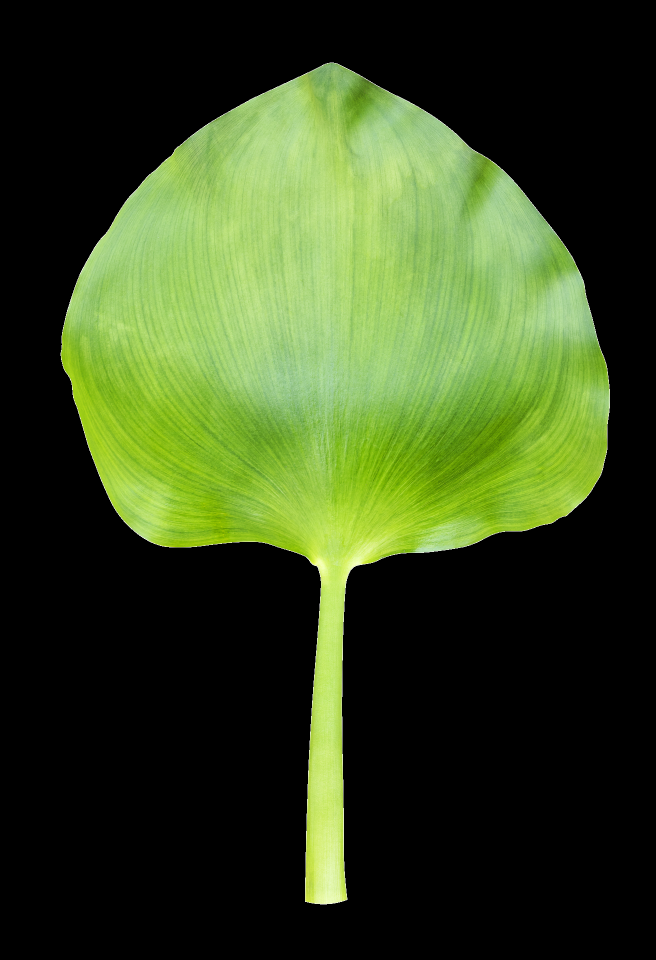
#> input picture Individual_Code/Henry Roux/Sample Data/Original-leaf-black.png, 1312 x 1920 px (shown at 1/2 size)
$ jupyter execute testing.ipynb
#> lines starting #> are read from the running program, lines starting #| are printed output that depends on the picture; after the words box and inside, x2 and y2 are one past the last pixel; in counts of white or black regions, pixels touching at a corner belong together
### Individual_Code/Henry Roux/LeafOutline.py
def leaf_outline(image_path):
    import cv2
    import numpy as np
    import matplotlib.pyplot as plt

    # Load the image
    image = cv2.imread(image_path)

    # Convert the image to HSV color space
    hsv_image = cv2.cvtColor(image, cv2.COLOR_BGR2HSV)

    # Create masks for the calibration cube, leaf, and scars
    green_lower = np.array([35, 40, 40])
    green_upper = np.array([85, 255, 255])

    # Create masks for the calibration leaf
    green_mask = cv2.inRange(hsv_image, green_lower, green_upper)

    # Find contours of the leaf
    leaf_contours, _ = cv2.findContours(green_mask, cv2.RETR_EXTERNAL, cv2.CHAIN_APPROX_SIMPLE)
    leaf_contour = max(leaf_contours, key=cv2.contourArea)

    # Optionally display the results visually
    cv2.drawContours(image, [leaf_contour], -1, (0, 255, 0), 2)

    return image, leaf_contour

### Individual_Code/Henry Roux/testing.ipynb
[cell 1]
# Import the necessary Libraries
import cv2
import numpy as np
import matplotlib.pyplot as plt

# Read image from disk.
# img = cv2.imread('leaf.jpg')
img = cv2.imread('Sample Data/Original-leaf-black.png')
#> img is the input picture: shape (1920, 1312, 3); mean B, G, R 30.5, 69, 52.9
# Convert BGR image to RGB
image_rgb = cv2.cvtColor(img, cv2.COLOR_BGR2RGB)

# Apply Canny edge detection
edges = cv2.Canny(image= image_rgb, threshold1=100, threshold2=700)
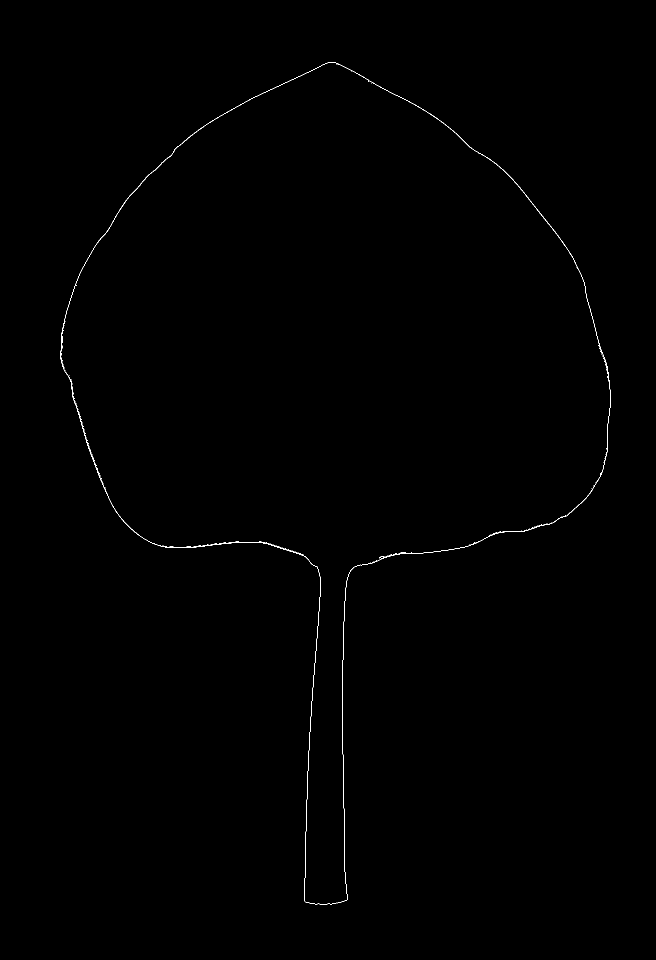
#> edges: shape (1920, 1312) (shown at 1/2 size); 0.21% white in thin lines or dots, all inside (x1, y1, x2, y2) = (120, 124, 1221, 1810)

# Create subplots
fig, axs = plt.subplots(1, 2, figsize=(7, 4))

# Plot the original image
axs[0].imshow(image_rgb)
axs[0].set_title('Original Image')

# Plot the blurred image
axs[1].imshow(edges)
axs[1].set_title('Image edges')

# Remove ticks from the subplots
for ax in axs:
    ax.set_xticks([])
    ax.set_yticks([])

# Display the subplots
plt.tight_layout()
plt.show()

[cell 2]
import cv2
import numpy as np
import matplotlib.pyplot as plt

# Load the image
image = cv2.imread('Leaf-with-scars-1.png')
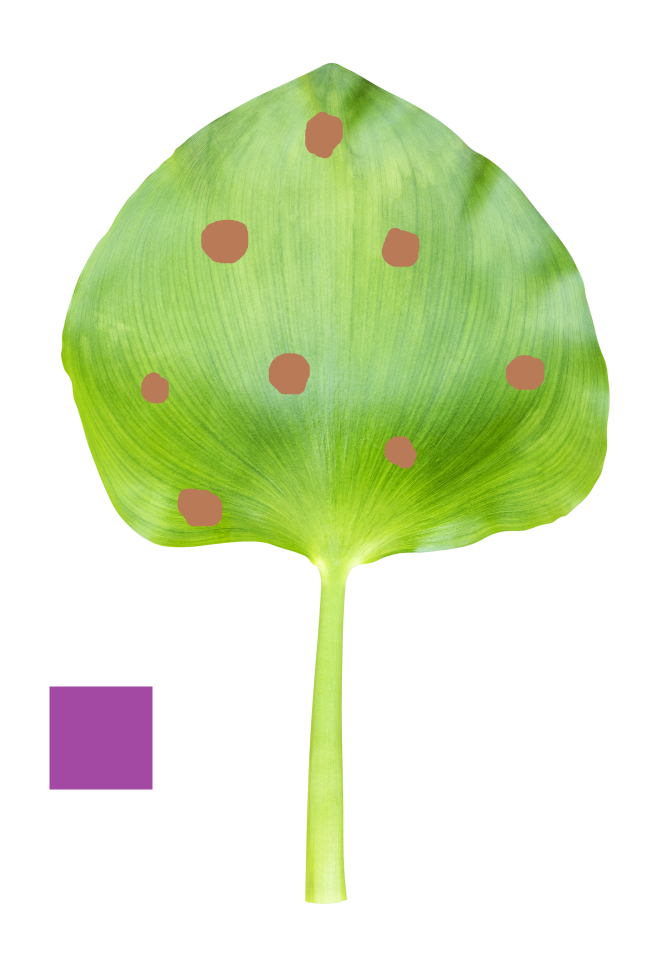
#> input picture Individual_Code/Henry Roux/Leaf-with-scars-1.png, 1312 x 1920 px (shown at 1/2 size)
#> image is the input picture: shape (1920, 1312, 3); mean B, G, R 196.5, 232.2, 219.4

plt.subplot(1, 2, 1)
plt.title('Original Image')
plt.imshow(cv2.cvtColor(image, cv2.COLOR_BGR2RGB))
plt.axis('off')

# Convert image to HSV color space for better color segmentation
hsv = cv2.cvtColor(image, cv2.COLOR_BGR2HSV)
#> hsv: shape (1920, 1312, 3); mean H, S, V 16.9, 51.9, 234.7

# Define color range for detecting brown scars
lower_brown = np.array([10, 100, 20])
upper_brown = np.array([20, 255, 200])

# Create a mask for brown color
mask = cv2.inRange(hsv, lower_brown, upper_brown)
#> mask: shape (1920, 1312); 1.5% white; 8 white regions

# Bitwise-AND mask and original image to keep only the brown parts (scars)
scar_result = cv2.bitwise_and(image, image, mask=mask)

# Find contours in the mask (scars)
scar_contours, _ = cv2.findContours(mask, cv2.RETR_EXTERNAL, cv2.CHAIN_APPROX_SIMPLE)
#> scar_contours = 8 contours; box (x1, y1, x2, y2) and area: (403, 440, 496, 526) 6566, (356, 978, 444, 1052) 5374, (538, 707, 619, 788) 5346, (611, 224, 685, 316) 5170, (764, 456, 838, 533) 4540, (1012, 711, 1088, 779) 4248, (770, 873, 833, 936) 2962, (283, 745, 337, 806) 2610

# Draw scar contours on the original image
cv2.drawContours(image, scar_contours, -1, (0, 0, 255), 2)
#> image: shape (1920, 1312, 3); 0.26% of pixels changed, all inside (x1, y1, x2, y2) = (282, 223, 1089, 1053)

# Show the image with the identified scars
# cv2.imshow('Leaf with Scars', image)
# cv2.waitKey(0)

# Save the result with scars highlighted
# cv2.imwrite('leaf_with_scars.jpg', image)

cv2.destroyAllWindows()

# Display the segmented image
plt.subplot(1, 2, 2)
plt.title('Leaf with Scars')
plt.imshow(cv2.cvtColor(image, cv2.COLOR_BGR2RGB))
plt.axis('off')

plt.show()

[cell 3]
# Python program to illustrate foreground extraction using GrabCut algorithm

# organize imports
import numpy as np
import cv2
from matplotlib import pyplot as plt

# path to input image specified and
# image is loaded with imread command
# image = cv2.imread('leaf.jpg')
image = cv2.imread('Sample Data/Original-leaf-black.png')

# create a simple mask image similar
# to the loaded image, with the
# shape and return type
mask = np.zeros(image.shape[:2], np.uint8)

# specify the background and foreground model
# using numpy the array is constructed of 1 row
# and 65 columns, and all array elements are 0
# Data type for the array is np.float64 (default)
backgroundModel = np.zeros((1, 65), np.float64)
foregroundModel = np.zeros((1, 65), np.float64)

# define the Region of Interest (ROI)
# as the coordinates of the rectangle
# where the values are entered as
# (startingPoint_x, startingPoint_y, width, height)
# these coordinates are according to the input image
# it may vary for different images
rectangle = (0, 100, 1280, 960)

# apply the grabcut algorithm with appropriate
# values as parameters, number of iterations = 3
# cv2.GC_INIT_WITH_RECT is used because
# of the rectangle mode is used
cv2.grabCut(image, mask, rectangle,
			backgroundModel, foregroundModel,
			3, cv2.GC_INIT_WITH_RECT)

# In the new mask image, pixels will
# be marked with four flags
# four flags denote the background / foreground
# mask is changed, all the 0 and 2 pixels
# are converted to the background
# mask is changed, all the 1 and 3 pixels
# are now the part of the foreground
# the return type is also mentioned,
# this gives us the final mask
mask2 = np.where((mask == 2)|(mask == 0), 0, 1).astype('uint8')

# The final mask is multiplied with
# the input image to give the segmented image.
image_segmented = image * mask2[:, :, np.newaxis]

# output segmented image with colorbar
plt.subplot(1, 2, 1)
plt.title('Original Image')
plt.imshow(cv2.cvtColor(image, cv2.COLOR_BGR2RGB))
plt.axis('off')

# Display the segmented image
plt.subplot(1, 2, 2)
plt.title('Segmented Image')
plt.imshow(cv2.cvtColor(image_segmented, cv2.COLOR_BGR2RGB))
plt.axis('off')

plt.show()
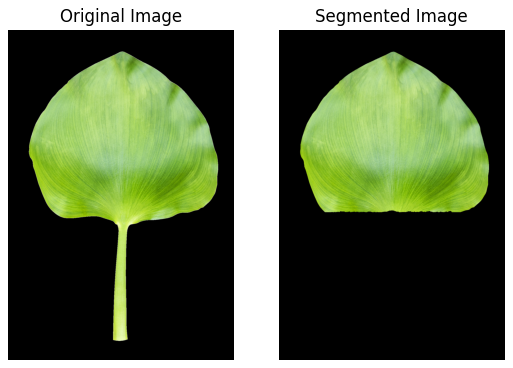
#> figure drawn by matplotlib, 2 panels

[cell 4]
from matplotlib import pyplot as plt

image_rgb = cv2.cvtColor(image_segmented, cv2.COLOR_BGR2RGB)

# Apply Canny edge detection
edges = cv2.Canny(image= image_rgb, threshold1=100, threshold2=700)
#> edges: shape (1920, 1312); 0.14% white in thin lines or dots, all inside (x1, y1, x2, y2) = (122, 125, 1220, 1061)

# Create subplots
fig, axs = plt.subplots(1, 2, figsize=(7, 4))

# Plot the original image
axs[0].imshow(image_rgb)
axs[0].set_title('Original Image')

# Plot the blurred image
axs[1].imshow(edges)
axs[1].set_title('Image edges')

# Remove ticks from the subplots
for ax in axs:
    ax.set_xticks([])
    ax.set_yticks([])

# Display the subplots
plt.tight_layout()
plt.show()

# Test "LeafOutline.py" file's function

[cell 5]
from LeafOutline import leaf_outline

image, leaf_contour = leaf_outline("Sample Data/Original-leaf-black.png")
#> in leaf_outline, `hsv_image = cv2.cvtColor(image, cv2.COLOR_BGR2HSV)`: hsv_image: shape (1920, 1312, 3); mean H, S, V 14.8, 49.7, 69
#> in leaf_outline, `green_mask = cv2.inRange(hsv_image, green_lower, green_upper)`: green_mask: shape (1920, 1312); 34.1% white; 13 white regions (11 under 20 px)
#> in leaf_outline, `leaf_contours, _ = cv2.findContours(green_mask, cv2.RETR_EXTERNAL, cv2..`: leaf_contours = 13 contours, 12 with area under 20; largest, box (x1, y1, x2, y2) and area: (122, 126, 1219, 1808) 857628
#> in leaf_outline, `leaf_contour = max(leaf_contours, key=cv2.contourArea)`: leaf_contour = contour of 1885 points, box (x1, y1, x2, y2) (122, 126, 1219, 1808), area 857628
#> in leaf_outline, `cv2.drawContours(image, [leaf_contour], -1, (0, 255, 0), 2)`: image: shape (1920, 1312, 3); 0.64% of pixels changed, all inside (x1, y1, x2, y2) = (121, 125, 1220, 1809)


import cv2
import matplotlib.pyplot as plt

# Display the segmented image
plt.subplot(1, 2, 1)
plt.title('Original Image')
plt.imshow(cv2.cvtColor(image, cv2.COLOR_BGR2RGB))
plt.axis('off')

[cell 6]
from LeafOutline import leaf_outline

image, leaf_contour = leaf_outline("Sample Data/Leaf 1.jpeg")
#> call 2 of leaf_outline, with image_path = 'Sample Data/Leaf 1.jpeg'
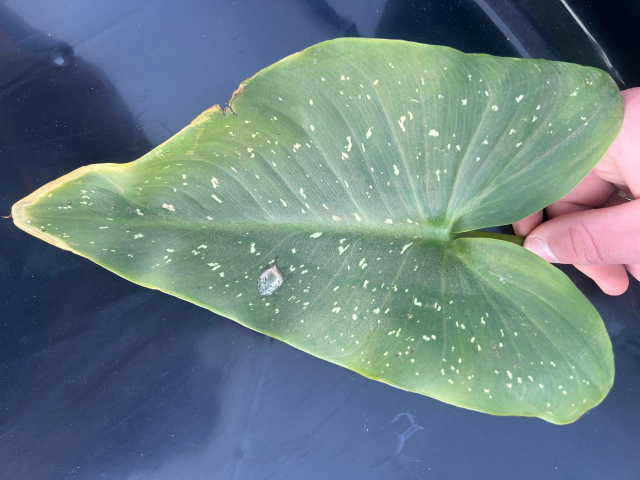
#> input picture Individual_Code/Henry Roux/Sample Data/Leaf 1.jpeg, 1280 x 960 px (shown at 1/2 size)
#> in leaf_outline, image is the input picture: shape (960, 1280, 3); mean B, G, R 132.7, 127.5, 106.8
#> in leaf_outline (call 2), `hsv_image = cv2.cvtColor(image, cv2.COLOR_BGR2HSV)`: hsv_image: shape (960, 1280, 3); mean H, S, V 90.4, 89.2, 148.4
#> in leaf_outline (call 2), `green_mask = cv2.inRange(hsv_image, green_lower, green_upper)`:
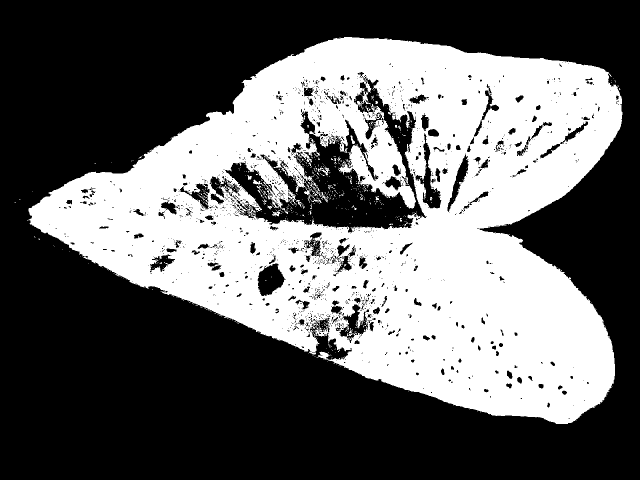
#> green_mask: shape (960, 1280) (shown at 1/2 size); 39.8% white; 693 white regions (665 under 20 px)
#> in leaf_outline (call 2), `leaf_contours, _ = cv2.findContours(green_mask, cv2.RETR_EXTERNAL, cv2..`: leaf_contours = 119 contours, 118 with area under 20; largest, box (x1, y1, x2, y2) and area: (54, 74, 1245, 848) 561056
#> in leaf_outline (call 2), `leaf_contour = max(leaf_contours, key=cv2.contourArea)`: leaf_contour = contour of 2356 points, box (x1, y1, x2, y2) (54, 74, 1245, 848), area 561056
#> in leaf_outline (call 2), `cv2.drawContours(image, [leaf_contour], -1, (0, 255, 0), 2)`:
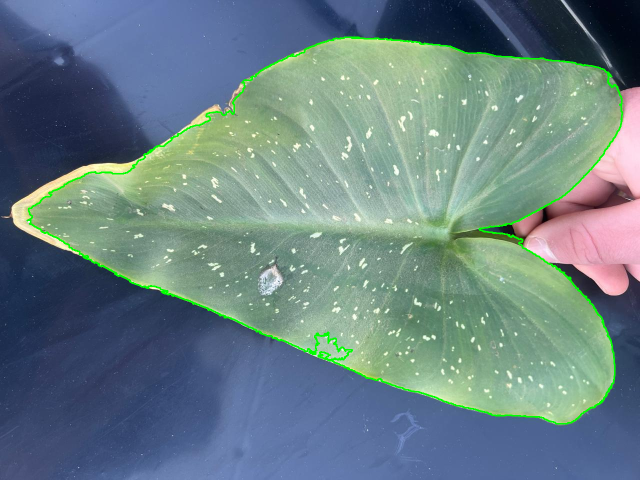
#> image: shape (960, 1280, 3) (shown at 1/2 size); 1.19% of pixels changed, all inside (x1, y1, x2, y2) = (53, 73, 1246, 849)

import matplotlib.pyplot as plt

# Display the segmented image
plt.subplot(1, 2, 1)
plt.title('Original Image')
plt.imshow(cv2.cvtColor(image, cv2.COLOR_BGR2RGB))
plt.axis('off')

[cell 7]
from LeafOutline import leaf_outline

image, leaf_contour = leaf_outline("Sample Data/Leaf-with-scars-1.png")
#> call 3 of leaf_outline, with image_path = 'Sample Data/Leaf-with-scars-1.png'
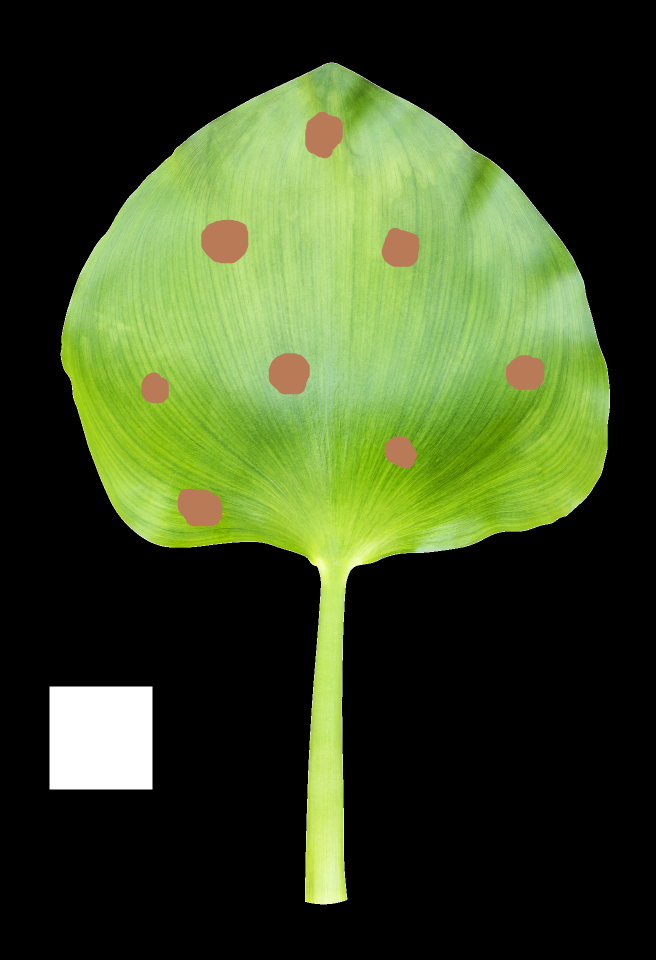
#> input picture Individual_Code/Henry Roux/Sample Data/Leaf-with-scars-1.png, 1312 x 1920 px (shown at 1/2 size)
#> in leaf_outline, image is the input picture: shape (1920, 1312, 3); mean B, G, R 34.8, 72.1, 57.7
#> in leaf_outline (call 3), `hsv_image = cv2.cvtColor(image, cv2.COLOR_BGR2HSV)`: hsv_image: shape (1920, 1312, 3); mean H, S, V 14.4, 49.5, 73
#> in leaf_outline (call 3), `green_mask = cv2.inRange(hsv_image, green_lower, green_upper)`:
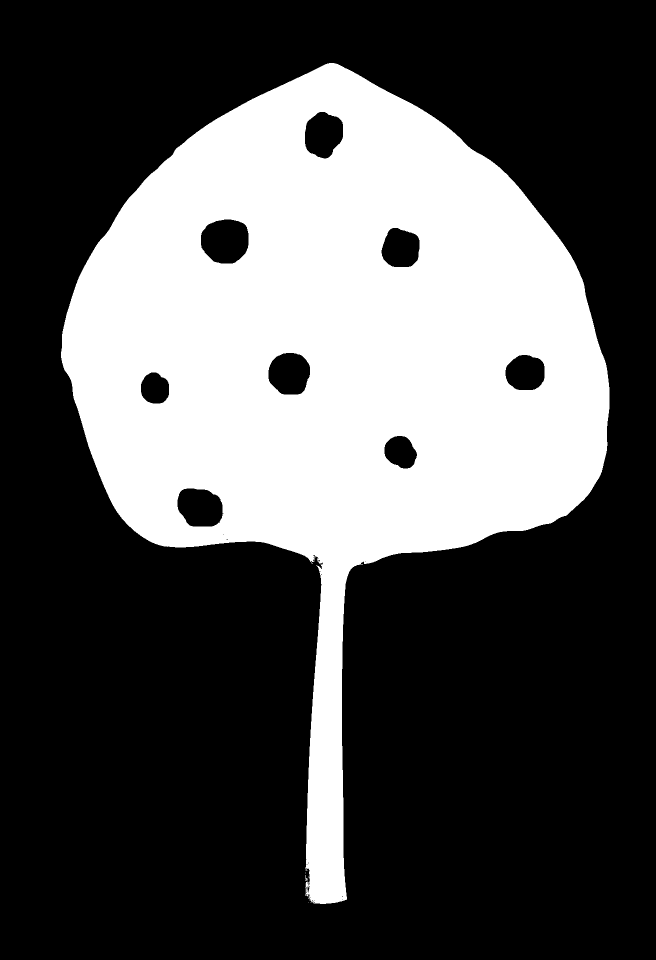
#> green_mask: shape (1920, 1312) (shown at 1/2 size); 32.6% white; 13 white regions (11 under 20 px)
#> in leaf_outline (call 3), `leaf_contours, _ = cv2.findContours(green_mask, cv2.RETR_EXTERNAL, cv2..`: leaf_contours = 13 contours, 12 with area under 20; largest, box (x1, y1, x2, y2) and area: (122, 126, 1219, 1808) 857628
#> in leaf_outline (call 3), `leaf_contour = max(leaf_contours, key=cv2.contourArea)`: leaf_contour = contour of 1885 points, box (x1, y1, x2, y2) (122, 126, 1219, 1808), area 857628
#> in leaf_outline (call 3), `cv2.drawContours(image, [leaf_contour], -1, (0, 255, 0), 2)`:
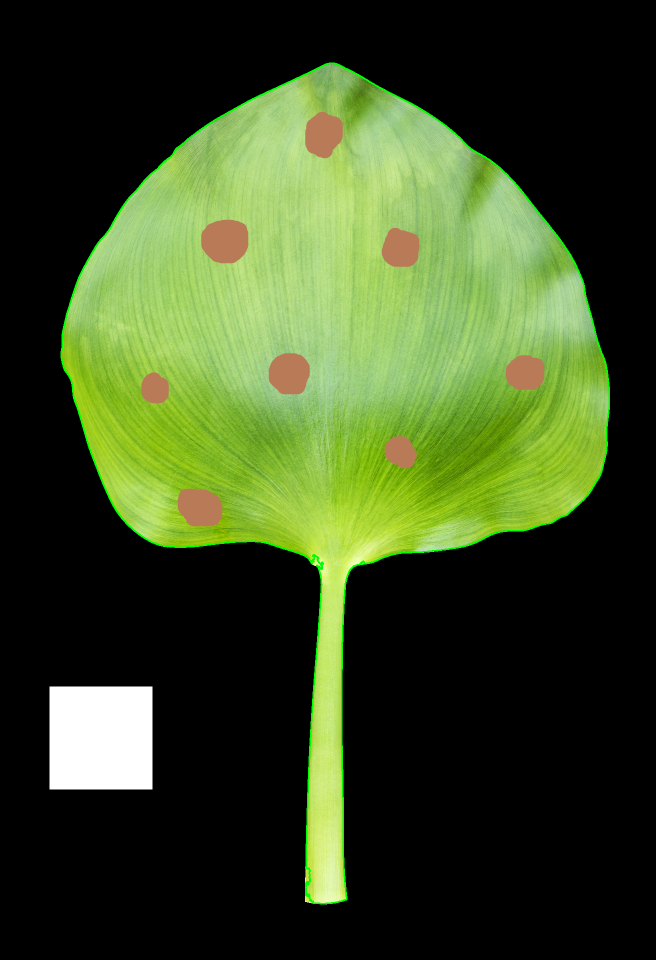
#> image: shape (1920, 1312, 3) (shown at 1/2 size); 0.64% of pixels changed, all inside (x1, y1, x2, y2) = (121, 125, 1220, 1809)

import matplotlib.pyplot as plt

# Display the segmented image
plt.subplot(1, 2, 1)
plt.title('Original Image')
plt.imshow(cv2.cvtColor(image, cv2.COLOR_BGR2RGB))
plt.axis('off')
